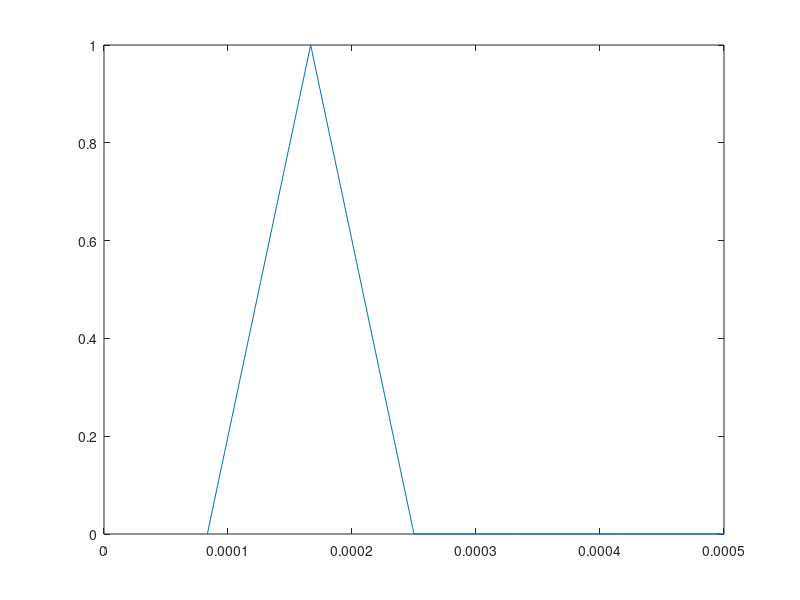
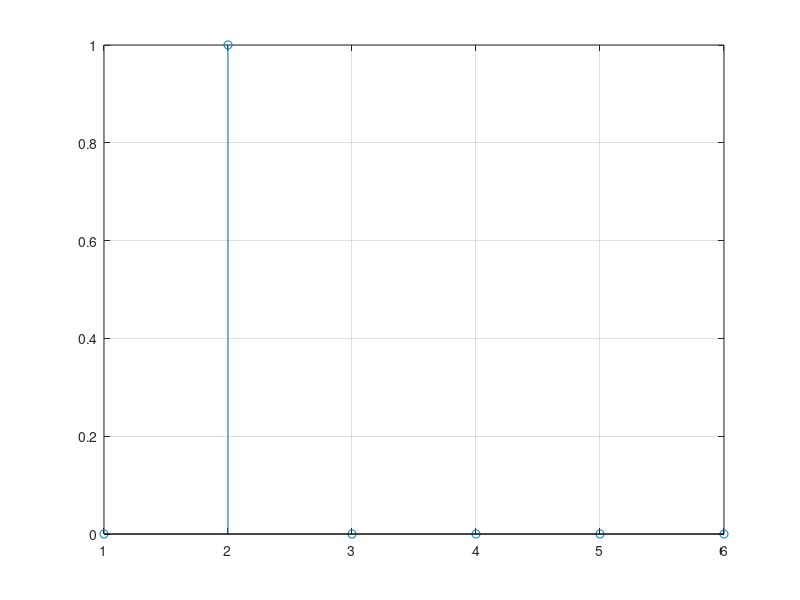

Write MATLAB code to recreate these figures, in order.
   Fs = 12000;
    N = 0.5*12; %numar esantioane 0.5 ms * 12kHz
    n = 1:N;
    for i=1:1:N
        v(i) = round(rand);
    end
    ts = 1/Fs;
    t = ts:ts:N*ts;
    plot(t,v)
    figure(2)
    subplot(1,1,1),stem(n,v),grid %semnalul discret in functie de n
